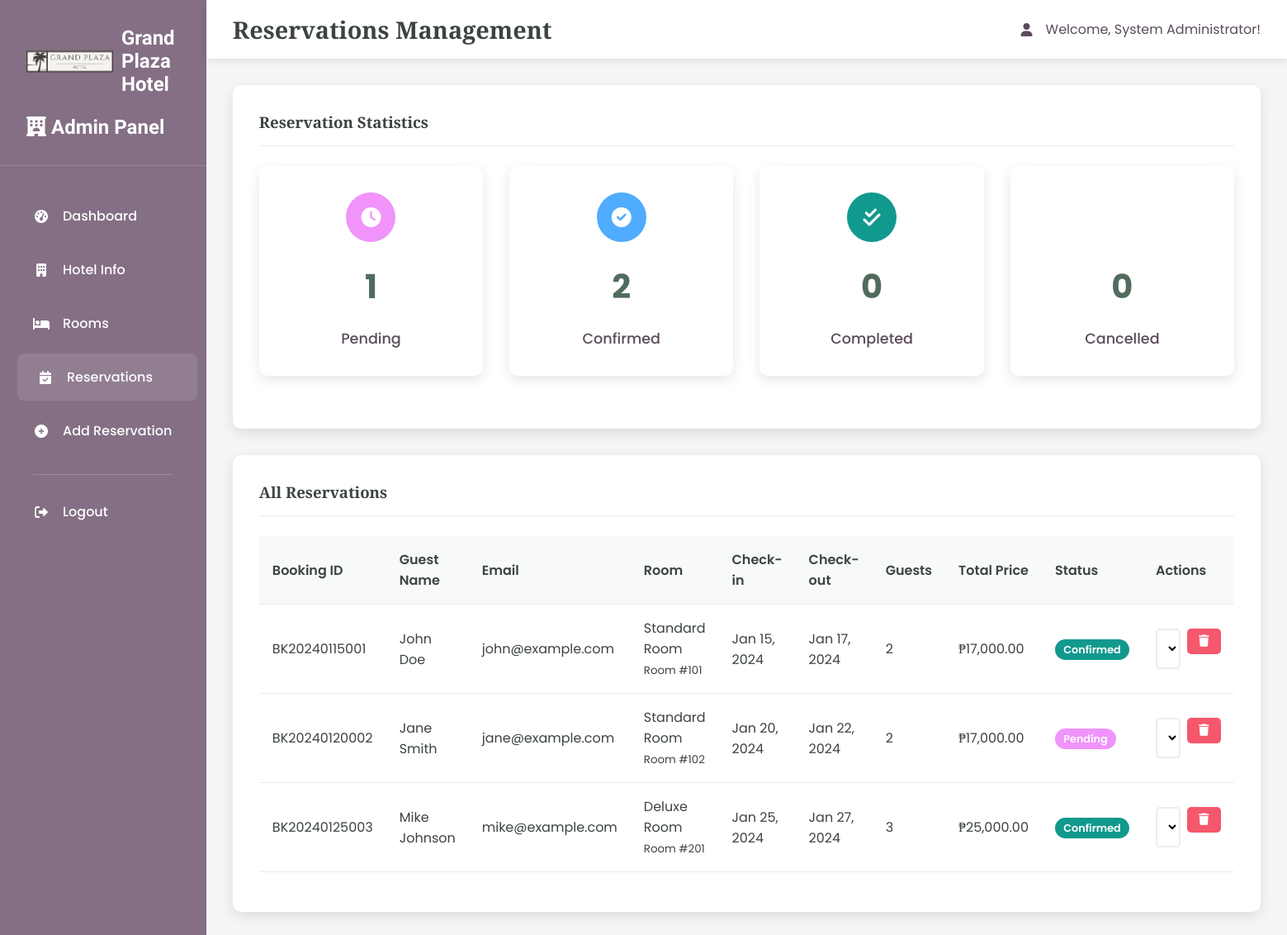
The page /admin/reservations.php (signed in) on the database as committed earlier.
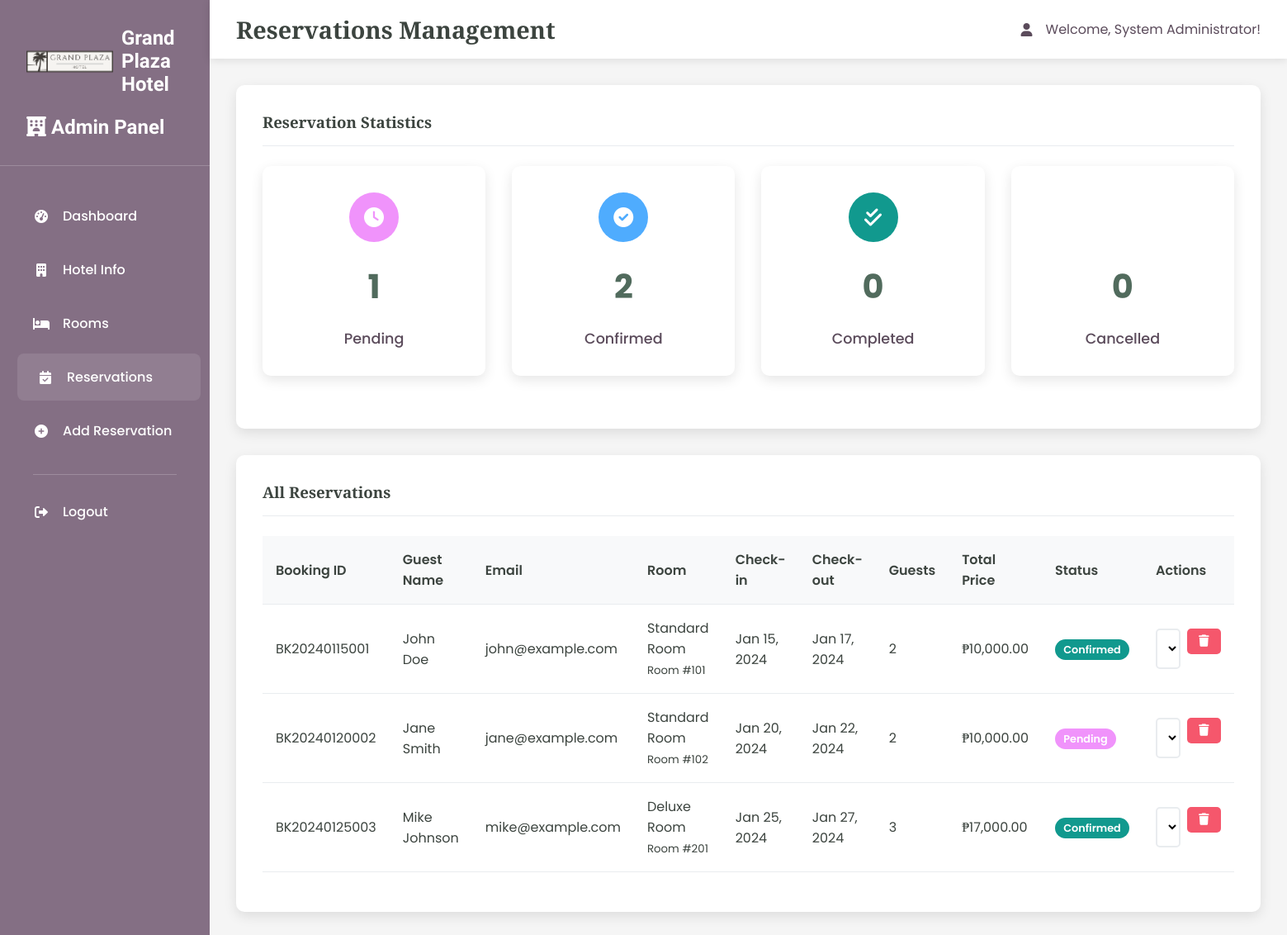
The same page on the database as committed later.
### tables this page shows
CREATE TABLE reservations (
    id INT AUTO_INCREMENT PRIMARY KEY,
    booking_id VARCHAR(50) UNIQUE NOT NULL,
    room_id INT NOT NULL,
    guest_name VARCHAR(255) NOT NULL,
    email VARCHAR(255) NOT NULL,
    phone VARCHAR(20),
    check_in_date DATE NOT NULL,
    check_out_date DATE NOT NULL,
    num_guests INT NOT NULL,
    total_price DECIMAL(10,2),
    status ENUM('pending', 'confirmed', 'cancelled', 'completed') DEFAULT 'pending',
    special_requests TEXT,
    created_at TIMESTAMP DEFAULT CURRENT_TIMESTAMP,
    updated_at TIMESTAMP DEFAULT CURRENT_TIMESTAMP ON UPDATE CURRENT_TIMESTAMP,
    FOREIGN KEY (room_id) REFERENCES rooms(id) ON DELETE CASCADE
);

CREATE TABLE rooms (
    id INT AUTO_INCREMENT PRIMARY KEY,
    name VARCHAR(100) NOT NULL,
    room_number VARCHAR(50) NOT NULL UNIQUE,
    room_type VARCHAR(100) NOT NULL,
    capacity INT NOT NULL,
    size INT,
    price_per_night DECIMAL(10,2) NOT NULL,
    description TEXT,
    has_wifi BOOLEAN DEFAULT TRUE,
    has_tv BOOLEAN DEFAULT TRUE,
    has_ac BOOLEAN DEFAULT TRUE,
    is_available BOOLEAN DEFAULT TRUE,
    image_url VARCHAR(500),
    created_at TIMESTAMP DEFAULT CURRENT_TIMESTAMP,
    updated_at TIMESTAMP DEFAULT CURRENT_TIMESTAMP ON UPDATE CURRENT_TIMESTAMP
);

### admin/reservations.php (the view, shortened to what the changed rows need)
<?php
$pdo = getDBConnection();
$stmt = $pdo->query("
    SELECT r.*,
           rm.room_type, rm.room_number, rm.price_per_night
    FROM reservations r
    JOIN rooms rm ON r.room_id = rm.id
    ORDER BY r.created_at DESC
");
$reservations = $stmt->fetchAll();
?>
<!DOCTYPE html>
<html lang="en">
<head>
    <link href="https://cdnjs.cloudflare.com/ajax/libs/font-awesome/6.0.0/css/all.min.css" rel="stylesheet">
    <link rel="stylesheet" href="admin-styles.css">
</head>
<body>
    <div class="admin-container">
        <div class="main-content">
            <div class="top-nav">
                <h1 class="page-title">Reservations Management</h1>
            </div>
            <div class="card">
                <div class="table-responsive">
                    <table class="table">
                        <thead>
                            <tr>
                                <th>Booking ID</th>
                                <th>Guest Name</th>
                                <th>Email</th>
                                <th>Room</th>
                                <th>Check-in</th>
                                <th>Check-out</th>
                                <th>Guests</th>
                                <th>Total Price</th>
                                <th>Status</th>
                                <th>Actions</th>
                            </tr>
                        </thead>
                        <tbody>
                            <?php foreach ($reservations as $reservation): ?>
                            <tr>
                                <td><?php echo htmlspecialchars($reservation['booking_id']); ?></td>
                                <td><?php echo htmlspecialchars($reservation['guest_name']); ?></td>
                                <td><?php echo htmlspecialchars($reservation['email']); ?></td>
                                <td>
                                    <?php echo htmlspecialchars($reservation['room_type']); ?>
                                    <br><small class="text-muted">Room #<?php echo htmlspecialchars($reservation['room_number']); ?></small>
                                </td>
                                <td><?php echo date('M d, Y', strtotime($reservation['check_in_date'])); ?></td>
                                <td><?php echo date('M d, Y', strtotime($reservation['check_out_date'])); ?></td>
                                <td><?php echo htmlspecialchars($reservation['num_guests']); ?></td>
                                <td>₱<?php echo number_format($reservation['total_price'], 2); ?></td>
                                <td>
                                    <span class="badge badge-<?php
                                        echo $reservation['status'] === 'confirmed' ? 'success' :
                                            ($reservation['status'] === 'pending' ? 'warning' :
                                            ($reservation['status'] === 'cancelled' ? 'danger' : 'info'));
                                    ?>">
                                        <?php echo ucfirst($reservation['status']); ?>
                                    </span>
                                </td>
                                <td>
                                    <div class="table-actions">
                                        <form method="POST" style="display: inline;">
                                            <select name="status" class="form-select form-select-sm" onchange="this.form.submit()">
                                                <option value="pending" <?php echo $reservation['status'] === 'pending' ? 'selected' : ''; ?>>Pending</option>
                                                <option value="confirmed" <?php echo $reservation['status'] === 'confirmed' ? 'selected' : ''; ?>>Confirmed</option>
                                            </select>
                                        </form>
                                        <form method="POST" style="display: inline;" onsubmit="return confirm('Are you sure you want to delete this reservation?');">
                                            <button type="submit" class="btn btn-danger btn-sm">
                                                <i class="fas fa-trash"></i>
                                            </button>
                                        </form>
                                    </div>
                                </td>
                            </tr>
                            <?php endforeach; ?>
                        </tbody>
                    </table>
                </div>
            </div>
        </div>
    </div>
</body>
</html>

Rows that differ between the two databases and show on the page:
changed reservations "BK20240115001": total_price "17,000.00" → "10,000.00"
changed reservations "BK20240120002": total_price "17,000.00" → "10,000.00"
changed reservations "BK20240125003": total_price "25,000.00" → "17,000.00"
